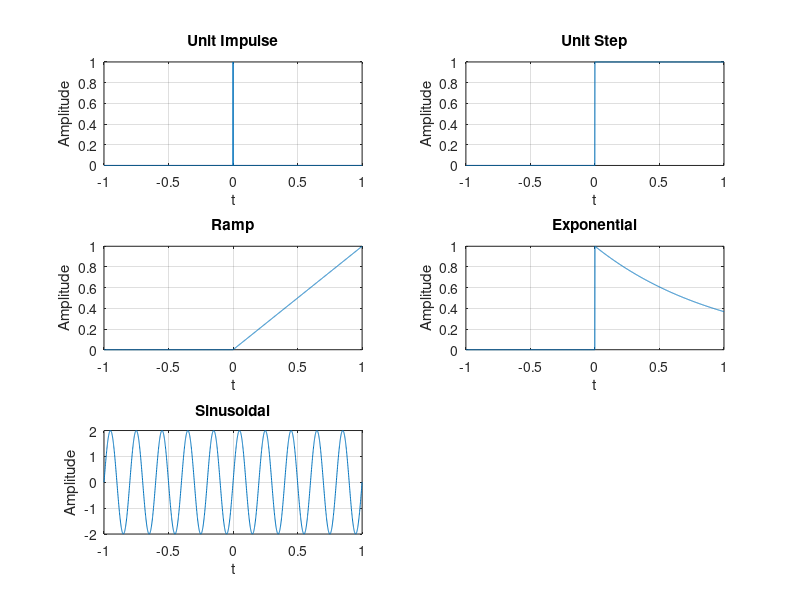

This figure's MATLAB source:
clc; clear; close all; 
t = -1:0.001:1; 
A = 2; f0 = 5; a = 1; 
imp = double(abs(t)<0.0005); 
step = double(t>=0); 
ramp = t.*step; 
expSig = exp(-a*t).*step; 
sinSig = A*sin(2*pi*f0*t); 
figure; 
subplot(3,2,1); plot(t,imp); grid on; title('Unit Impulse'); xlabel('t'); ylabel('Amplitude'); 
subplot(3,2,2); plot(t,step); grid on; title('Unit Step'); xlabel('t'); ylabel('Amplitude'); 
subplot(3,2,3); plot(t,ramp); grid on; title('Ramp'); xlabel('t'); ylabel('Amplitude'); 
subplot(3,2,4); plot(t,expSig); grid on; title('Exponential'); xlabel('t'); ylabel('Amplitude'); 
subplot(3,2,5); plot(t,sinSig); grid on; title('Sinusoidal'); xlabel('t'); ylabel('Amplitude');
